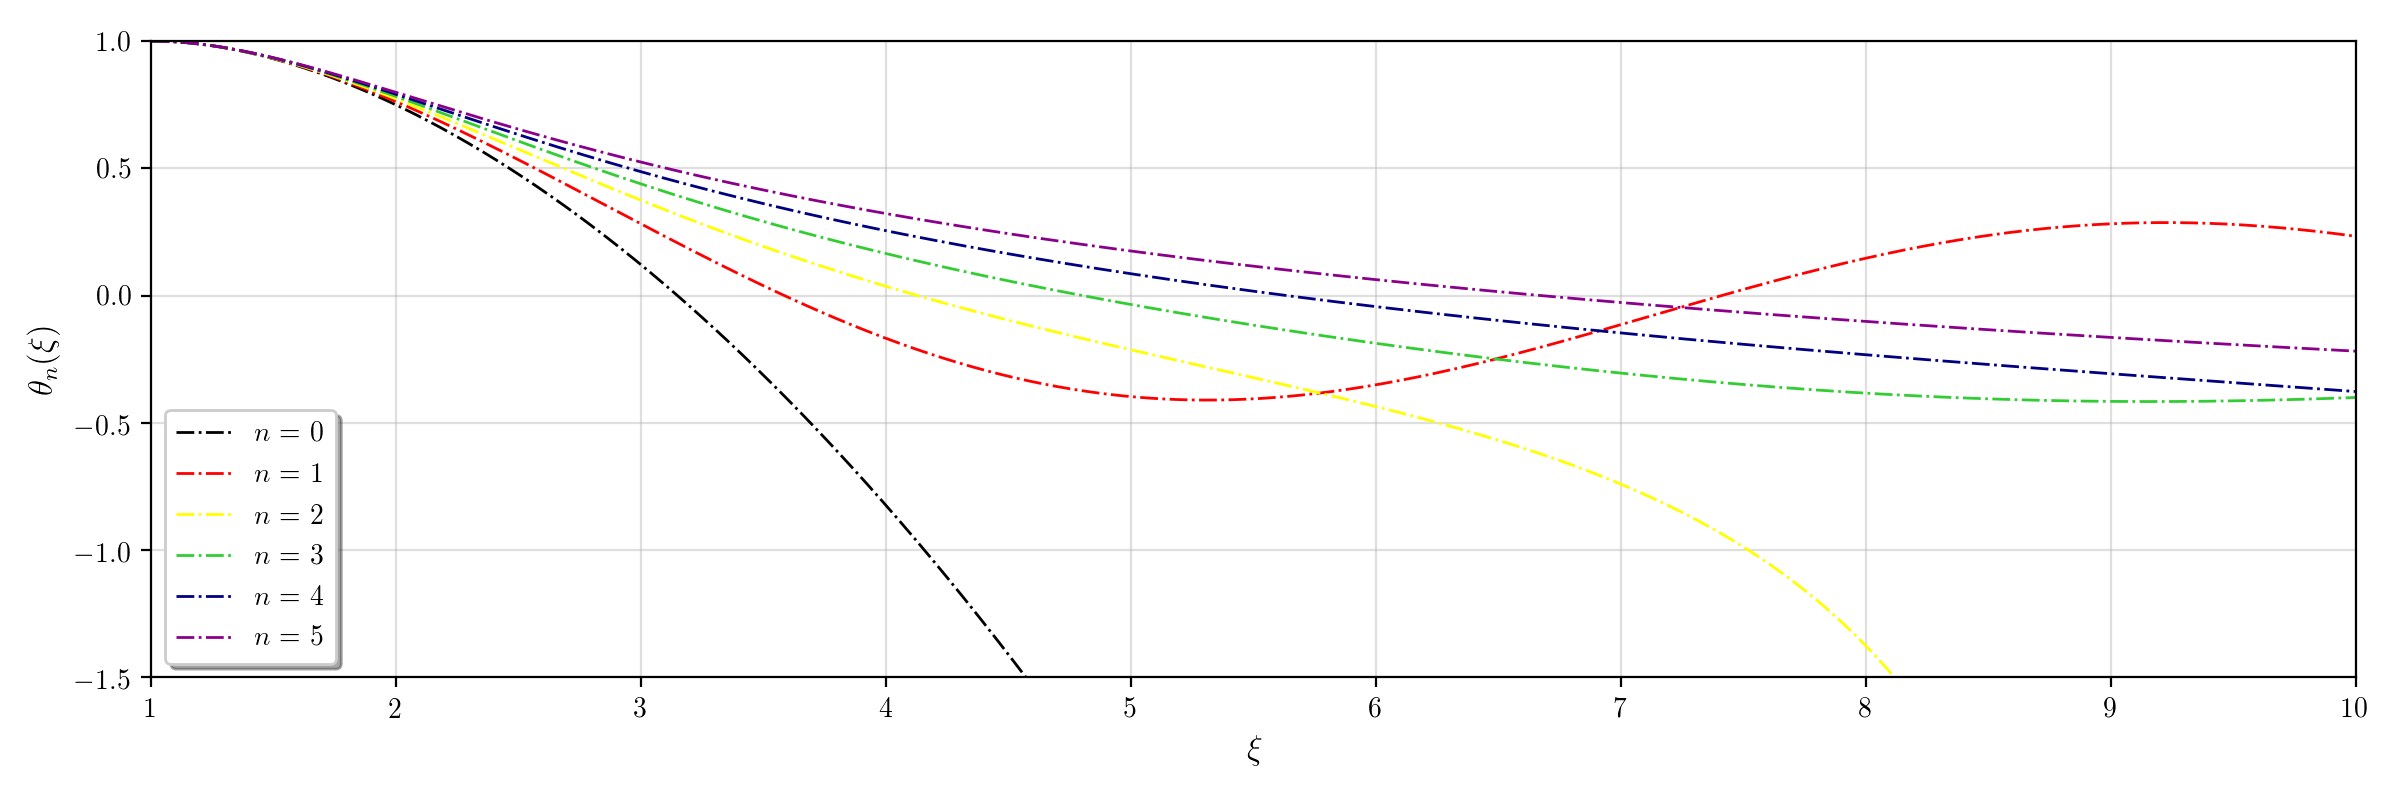

Here is the Python script that generated this plot:
import numpy as np
import matplotlib.pyplot as plt
import os


plt.rcdefaults(); 
plt.rc('text', usetex = True); 
plt.rc('font', family = 'serif')

'''
It solves a differential equation like y' - f(x,y) = 0 at some point xf
For the Lane-Emden equation, we should first make the substitution Z = d\xi/d\theta
Then we get z' = -Dn**n - 2z/x '''

laneemden = lambda xi,Dn,z,n: -1.*np.power(Dn, n)-(2./xi)*z # Lane-Emden equation (LE)

def rk4(func, h, x0, y0, z0, xf):
	''' 4th order Runge-Kutta method (RK4)'''
	yn = y0
	xn = x0
	zn = z0
	yvals = []
	xvals = []
	while xn < xf:
		k1 = h*func(xn, yn, zn)
		k2 = h*func(xn+0.5*h, yn+0.5*k1, zn)
		k3 = h*func(xn+0.5*h, yn+0.5*k2, zn)
		k4 = h*func(xn+h, yn+k3, zn)
		zn += (k1 + k2 + k3 + k4)/6.0
		yn += h*zn
		xn += h
		yvals.append(yn)
		xvals.append(xn)
	return (xvals, yvals)

'''
It's well known that LE is analytical just for n = 0, 1 and 5
Let's make a comparison between analytical and numerical solutions
'''

xi = np.linspace(0, 10, 100) # Choose a set of adimensional radius

lane0 = lambda x,y,z: laneemden(x, y, z, 0.); (x_, y_) = rk4(lane0, 1e-5, 1-((1e-10)/6), 1, 0, 10)
lane1 = lambda x,y,z: laneemden(x, y, z, 1.); (x1, y1) = rk4(lane1, 1e-5, 1-((1e-10)/6), 1, 0, 10) # Compressed stars (such as neutron stars) in their final stages of evolution
lane2 = lambda x,y,z: laneemden(x, y, z, 2.); (x2, y2) = rk4(lane2, 1e-5, 1-((1e-10)/6), 1, 0, 10)
lane3 = lambda x,y,z: laneemden(x, y, z, 3.); (x3, y3) = rk4(lane3, 1e-5, 1-((1e-10)/6), 1, 0, 10)
lane4 = lambda x,y,z: laneemden(x, y, z, 4.); (x4, y4) = rk4(lane4, 1e-5, 1-((1e-10)/6), 1, 0, 10)
lane5 = lambda x,y,z: laneemden(x, y, z, 5.); (x5, y5) = rk4(lane5, 1e-5, 1-((1e-10)/6), 1, 0, 10)

#
plt.figure(figsize = (12, 4)); 
plt.grid(True, alpha = 0.4)
plt.xlim(1, 10); 
plt.ylim(-1.5, 1.)
plt.xlabel(r'$\xi$', fontsize = 12)
plt.ylabel(r'$\theta_{n}(\xi)$', fontsize = 12)
#
plt.plot(x_, y_, lw = 1., c = 'black', ls = 'dashdot', label = r'$n$ = 0')
plt.plot(x1, y1, lw = 1., c = 'red', ls = 'dashdot', label = r'$n$ = 1')
plt.plot(x2, y2, lw = 1., c = 'yellow', ls = 'dashdot', label = r'$n$ = 2')
plt.plot(x3, y3, lw = 1., c = 'limegreen', ls = 'dashdot', label = r'$n$ = 3')
plt.plot(x4, y4, lw = 1., c = 'navy', ls = 'dashdot', label = r'$n$ = 4')
plt.plot(x5, y5, lw = 1., c = 'darkmagenta', ls = 'dashdot', label = r'$n$ = 5')
#
plt.legend(fontsize = 10, loc = 'lower left', markerscale = 2, shadow = 'True')
plt.tight_layout(); 
plt.savefig('rungekutta.png', dpi = 200); 
plt.close()
